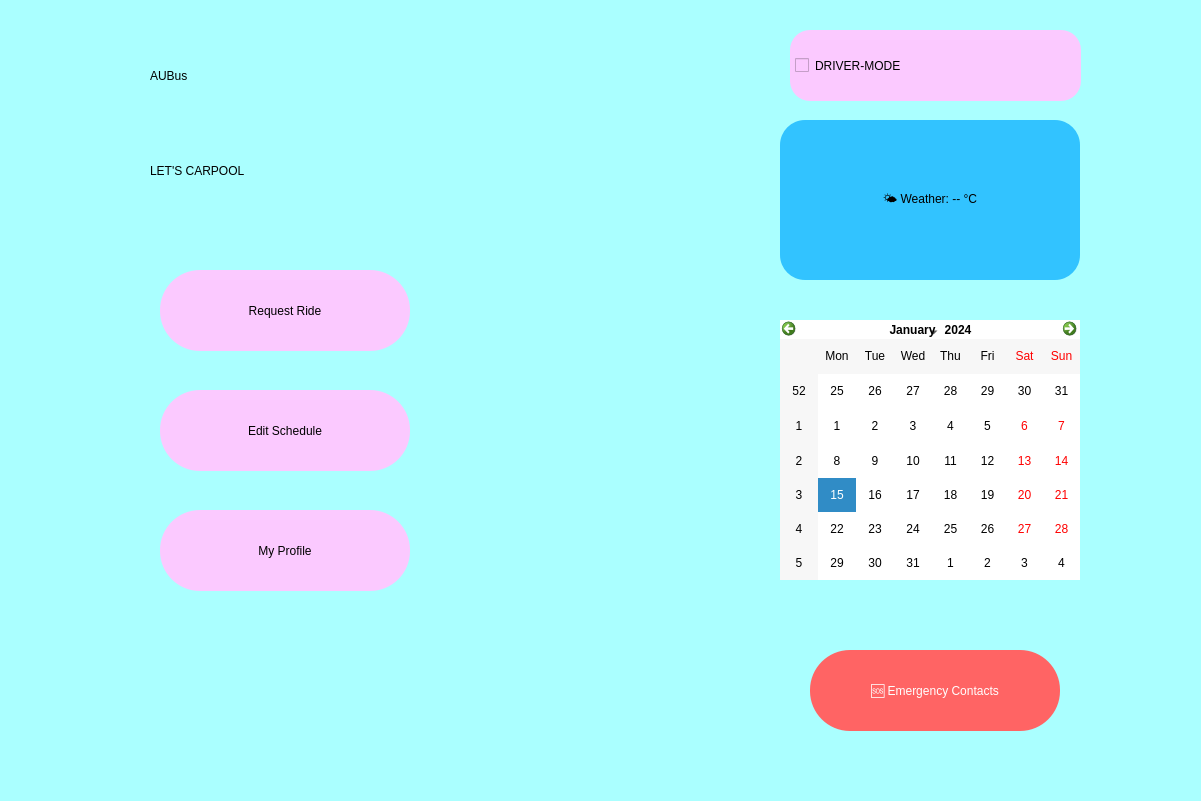
<?xml version="1.0" encoding="UTF-8"?>
<ui version="4.0">
 <class>Dialog</class>
 <widget class="QDialog" name="Dialog">
  <property name="geometry">
   <rect>
    <x>0</x>
    <y>0</y>
    <width>1201</width>
    <height>801</height>
   </rect>
  </property>
  <property name="windowTitle">
   <string>AUBus</string>
  </property>
  <property name="styleSheet">
   <string notr="true">background-color: rgb(170, 255, 255);</string>
  </property>
  <widget class="QLabel" name="label">
   <property name="geometry">
    <rect>
     <x>150</x>
     <y>20</y>
     <width>481</width>
     <height>111</height>
    </rect>
   </property>
   <property name="styleSheet">
    <string notr="true">font: 63 48pt &quot;Sitka Heading Semibold&quot;; color: black;</string>
   </property>
   <property name="text">
    <string>AUBus</string>
   </property>
  </widget>
  <widget class="QLabel" name="label_2">
   <property name="geometry">
    <rect>
     <x>150</x>
     <y>120</y>
     <width>461</width>
     <height>101</height>
    </rect>
   </property>
   <property name="styleSheet">
    <string notr="true">color:rgb(0, 0,0); font: 63 28pt &quot;Sitka Heading Semibold&quot;;</string>
   </property>
   <property name="text">
    <string>LET'S CARPOOL</string>
   </property>
  </widget>
  <widget class="QPushButton" name="pushButton">
   <property name="geometry">
    <rect>
     <x>160</x>
     <y>270</y>
     <width>250</width>
     <height>81</height>
    </rect>
   </property>
   <property name="styleSheet">
    <string notr="true">
background-color: rgb(251, 201, 255);
border-radius: 40px;
font: 63 12pt &quot;Sitka Heading Semibold&quot;;
padding: 10px;
    </string>
   </property>
   <property name="text">
    <string>Request Ride</string>
   </property>
  </widget>
  <widget class="QPushButton" name="pushButton_2">
   <property name="geometry">
    <rect>
     <x>160</x>
     <y>390</y>
     <width>250</width>
     <height>81</height>
    </rect>
   </property>
   <property name="styleSheet">
    <string notr="true">
background-color: rgb(251, 201, 255);
border-radius: 40px;
font: 63 12pt &quot;Sitka Heading Semibold&quot;;
padding: 10px;
    </string>
   </property>
   <property name="text">
    <string>Edit Schedule</string>
   </property>
  </widget>
  <widget class="QPushButton" name="pushButton_3">
   <property name="geometry">
    <rect>
     <x>160</x>
     <y>510</y>
     <width>250</width>
     <height>81</height>
    </rect>
   </property>
   <property name="styleSheet">
    <string notr="true">
background-color: rgb(251, 201, 255);
border-radius: 40px;
font: 63 12pt &quot;Sitka Heading Semibold&quot;;
padding: 10px;
    </string>
   </property>
   <property name="text">
    <string>My Profile</string>
   </property>
  </widget>
  <widget class="QCheckBox" name="checkBox">
   <property name="geometry">
    <rect>
     <x>790</x>
     <y>30</y>
     <width>291</width>
     <height>71</height>
    </rect>
   </property>
   <property name="styleSheet">
    <string notr="true">
font: 63 18pt &quot;Sitka Heading Semibold&quot;;
background-color: rgb(251, 201, 255);
border-radius: 20px;
padding: 5px;
    </string>
   </property>
   <property name="text">
    <string>DRIVER-MODE</string>
   </property>
  </widget>
  <widget class="QLabel" name="weatherLabel">
   <property name="geometry">
    <rect>
     <x>780</x>
     <y>120</y>
     <width>300</width>
     <height>160</height>
    </rect>
   </property>
   <property name="styleSheet">
    <string notr="true">
background-color: rgba(0, 170, 255,180);
border-radius: 25px;
font: 63 14pt &quot;Sitka Heading Semibold&quot;;
color: rgb(0, 0, 0);
padding: 10px;
    </string>
   </property>
   <property name="text">
    <string>🌤️ Weather: -- °C</string>
   </property>
   <property name="alignment">
    <set>Qt::AlignCenter</set>
   </property>
  </widget>
  <widget class="QCalendarWidget" name="calendarWidget">
   <property name="geometry">
    <rect>
     <x>780</x>
     <y>320</y>
     <width>300</width>
     <height>260</height>
    </rect>
   </property>
   <property name="styleSheet">
    <string notr="true">
background-color: rgb(255, 255, 255);
color: rgb(0, 0, 0);
border-radius: 10px;
    </string>
   </property>
  </widget>
  <widget class="QPushButton" name="emergencyContactsButton">
   <property name="geometry">
    <rect>
     <x>810</x>
     <y>650</y>
     <width>250</width>
     <height>81</height>
    </rect>
   </property>
   <property name="styleSheet">
    <string notr="true">
background-color: rgb(255, 100, 100);
border-radius: 40px;
font: 63 12pt &quot;Sitka Heading Semibold&quot;;
color: white;
padding: 10px;
    </string>
   </property>
   <property name="text">
    <string>🆘 Emergency Contacts</string>
   </property>
  </widget>
 </widget>
 <resources/>
 <connections/>
</ui>
